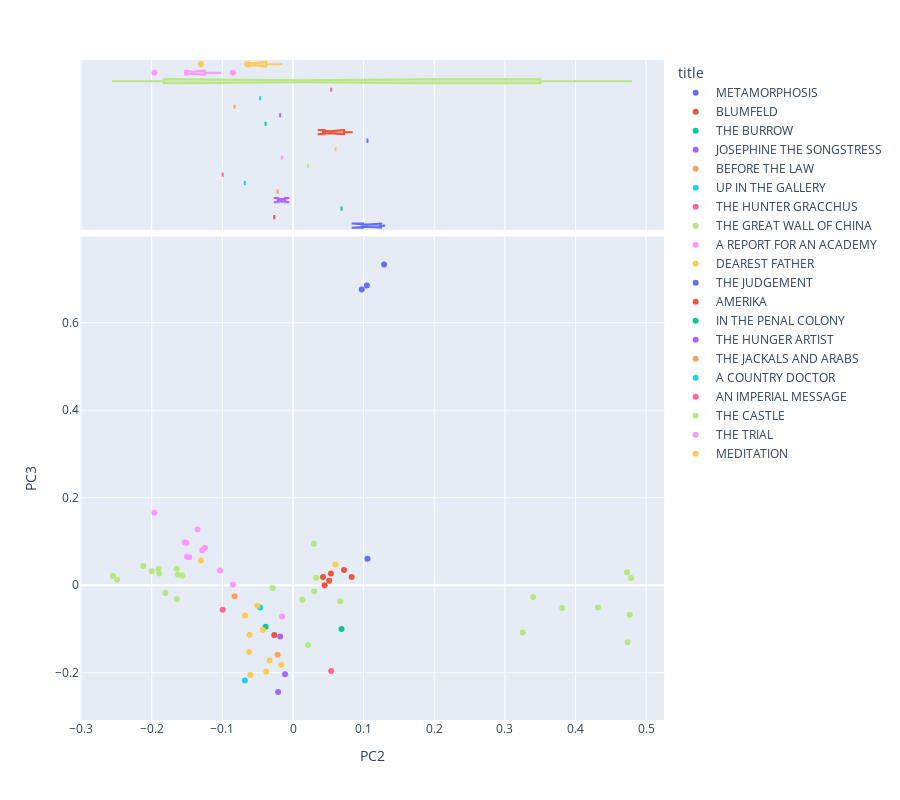

Source (notebook cell):
### Code cell
vis_pcs(DCM, 2, 3, label='title', hover_name= 'title')

### Figure 1 — Plotly figure (JSON) as saved in the notebook; plotly's stock layout.template omitted (floating-point values rounded to 4 significant figures)
{"data": [{"hovertemplate": "<b>%{hovertext}</b><br><br>title=METAMORPHOSIS<br>PC2=%{x}<br>PC3=%{y}<extra></extra>", "hovertext": ["METAMORPHOSIS", "METAMORPHOSIS", "METAMORPHOSIS"], "legendgroup": "METAMORPHOSIS", "marker": {"color": "#636efa", "symbol": "circle"}, "mode": "markers", "name": "METAMORPHOSIS", "orientation": "v", "showlegend": true, "type": "scatter", "x": [0.09735, 0.1289, 0.1046], "xaxis": "x", "y": [0.6759, 0.7334, 0.6852], "yaxis": "y"}, {"alignmentgroup": "True", "hovertemplate": "<b>%{hovertext}</b><br><br>title=METAMORPHOSIS<br>PC2=%{x}<extra></extra>", "hovertext": ["METAMORPHOSIS", "METAMORPHOSIS", "METAMORPHOSIS"], "legendgroup": "METAMORPHOSIS", "marker": {"color": "#636efa", "symbol": "circle"}, "name": "METAMORPHOSIS", "notched": true, "offsetgroup": "METAMORPHOSIS", "showlegend": false, "type": "box", "x": [0.09735, 0.1289, 0.1046], "xaxis": "x2", "yaxis": "y2"}, {"hovertemplate": "<b>%{hovertext}</b><br><br>title=BLUMFELD<br>PC2=%{x}<br>PC3=%{y}<extra></extra>", "hovertext": ["BLUMFELD"], "legendgroup": "BLUMFELD", "marker": {"color": "#EF553B", "symbol": "circle"}, "mode": "markers", "name": "BLUMFELD", "orientation": "v", "showlegend": true, "type": "scatter", "x": [-0.0265], "xaxis": "x", "y": [-0.1138], "yaxis": "y"}, {"alignmentgroup": "True", "hovertemplate": "<b>%{hovertext}</b><br><br>title=BLUMFELD<br>PC2=%{x}<extra></extra>", "hovertext": ["BLUMFELD"], "legendgroup": "BLUMFELD", "marker": {"color": "#EF553B", "symbol": "circle"}, "name": "BLUMFELD", "notched": true, "offsetgroup": "BLUMFELD", "showlegend": false, "type": "box", "x": [-0.0265], "xaxis": "x2", "yaxis": "y2"}, {"hovertemplate": "<b>%{hovertext}</b><br><br>title=THE BURROW<br>PC2=%{x}<br>PC3=%{y}<extra></extra>", "hovertext": ["THE BURROW"], "legendgroup": "THE BURROW", "marker": {"color": "#00cc96", "symbol": "circle"}, "mode": "markers", "name": "THE BURROW", "orientation": "v", "showlegend": true, "type": "scatter", "x": [0.0687], "xaxis": "x", "y": [-0.1], "yaxis": "y"}, {"alignmentgroup": "True", "hovertemplate": "<b>%{hovertext}</b><br><br>title=THE BURROW<br>PC2=%{x}<extra></extra>", "hovertext": ["THE BURROW"], "legendgroup": "THE BURROW", "marker": {"color": "#00cc96", "symbol": "circle"}, "name": "THE BURROW", "notched": true, "offsetgroup": "THE BURROW", "showlegend": false, "type": "box", "x": [0.0687], "xaxis": "x2", "yaxis": "y2"}, {"hovertemplate": "<b>%{hovertext}</b><br><br>title=JOSEPHINE THE SONGSTRESS<br>PC2=%{x}<br>PC3=%{y}<extra></extra>", "hovertext": ["JOSEPHINE THE SONGSTRESS", "JOSEPHINE THE SONGSTRESS"], "legendgroup": "JOSEPHINE THE SONGSTRESS", "marker": {"color": "#ab63fa", "symbol": "circle"}, "mode": "markers", "name": "JOSEPHINE THE SONGSTRESS", "orientation": "v", "showlegend": true, "type": "scatter", "x": [-0.01124, -0.02108], "xaxis": "x", "y": [-0.2037, -0.2442], "yaxis": "y"}, {"alignmentgroup": "True", "hovertemplate": "<b>%{hovertext}</b><br><br>title=JOSEPHINE THE SONGSTRESS<br>PC2=%{x}<extra></extra>", "hovertext": ["JOSEPHINE THE SONGSTRESS", "JOSEPHINE THE SONGSTRESS"], "legendgroup": "JOSEPHINE THE SONGSTRESS", "marker": {"color": "#ab63fa", "symbol": "circle"}, "name": "JOSEPHINE THE SONGSTRESS", "notched": true, "offsetgroup": "JOSEPHINE THE SONGSTRESS", "showlegend": false, "type": "box", "x": [-0.01124, -0.02108], "xaxis": "x2", "yaxis": "y2"}, {"hovertemplate": "<b>%{hovertext}</b><br><br>title=BEFORE THE LAW<br>PC2=%{x}<br>PC3=%{y}<extra></extra>", "hovertext": ["BEFORE THE LAW"], "legendgroup": "BEFORE THE LAW", "marker": {"color": "#FFA15A", "symbol": "circle"}, "mode": "markers", "name": "BEFORE THE LAW", "orientation": "v", "showlegend": true, "type": "scatter", "x": [-0.02176], "xaxis": "x", "y": [-0.1589], "yaxis": "y"}, {"alignmentgroup": "True", "hovertemplate": "<b>%{hovertext}</b><br><br>title=BEFORE THE LAW<br>PC2=%{x}<extra></extra>", "hovertext": ["BEFORE THE LAW"], "legendgroup": "BEFORE THE LAW", "marker": {"color": "#FFA15A", "symbol": "circle"}, "name": "BEFORE THE LAW", "notched": true, "offsetgroup": "BEFORE THE LAW", "showlegend": false, "type": "box", "x": [-0.02176], "xaxis": "x2", "yaxis": "y2"}, {"hovertemplate": "<b>%{hovertext}</b><br><br>title=UP IN THE GALLERY<br>PC2=%{x}<br>PC3=%{y}<extra></extra>", "hovertext": ["UP IN THE GALLERY"], "legendgroup": "UP IN THE GALLERY", "marker": {"color": "#19d3f3", "symbol": "circle"}, "mode": "markers", "name": "UP IN THE GALLERY", "orientation": "v", "showlegend": true, "type": "scatter", "x": [-0.06816], "xaxis": "x", "y": [-0.2178], "yaxis": "y"}, {"alignmentgroup": "True", "hovertemplate": "<b>%{hovertext}</b><br><br>title=UP IN THE GALLERY<br>PC2=%{x}<extra></extra>", "hovertext": ["UP IN THE GALLERY"], "legendgroup": "UP IN THE GALLERY", "marker": {"color": "#19d3f3", "symbol": "circle"}, "name": "UP IN THE GALLERY", "notched": true, "offsetgroup": "UP IN THE GALLERY", "showlegend": false, "type": "box", "x": [-0.06816], "xaxis": "x2", "yaxis": "y2"}, {"hovertemplate": "<b>%{hovertext}</b><br><br>title=THE HUNTER GRACCHUS<br>PC2=%{x}<br>PC3=%{y}<extra></extra>", "hovertext": ["THE HUNTER GRACCHUS"], "legendgroup": "THE HUNTER GRACCHUS", "marker": {"color": "#FF6692", "symbol": "circle"}, "mode": "markers", "name": "THE HUNTER GRACCHUS", "orientation": "v", "showlegend": true, "type": "scatter", "x": [-0.09961], "xaxis": "x", "y": [-0.05617], "yaxis": "y"}, {"alignmentgroup": "True", "hovertemplate": "<b>%{hovertext}</b><br><br>title=THE HUNTER GRACCHUS<br>PC2=%{x}<extra></extra>", "hovertext": ["THE HUNTER GRACCHUS"], "legendgroup": "THE HUNTER GRACCHUS", "marker": {"color": "#FF6692", "symbol": "circle"}, "name": "THE HUNTER GRACCHUS", "notched": true, "offsetgroup": "THE HUNTER GRACCHUS", "showlegend": false, "type": "box", "x": [-0.09961], "xaxis": "x2", "yaxis": "y2"}, {"hovertemplate": "<b>%{hovertext}</b><br><br>title=THE GREAT WALL OF CHINA<br>PC2=%{x}<br>PC3=%{y}<extra></extra>", "hovertext": ["THE GREAT WALL OF CHINA"], "legendgroup": "THE GREAT WALL OF CHINA", "marker": {"color": "#B6E880", "symbol": "circle"}, "mode": "markers", "name": "THE GREAT WALL OF CHINA", "orientation": "v", "showlegend": true, "type": "scatter", "x": [0.02128], "xaxis": "x", "y": [-0.1364], "yaxis": "y"}, {"alignmentgroup": "True", "hovertemplate": "<b>%{hovertext}</b><br><br>title=THE GREAT WALL OF CHINA<br>PC2=%{x}<extra></extra>", "hovertext": ["THE GREAT WALL OF CHINA"], "legendgroup": "THE GREAT WALL OF CHINA", "marker": {"color": "#B6E880", "symbol": "circle"}, "name": "THE GREAT WALL OF CHINA", "notched": true, "offsetgroup": "THE GREAT WALL OF CHINA", "showlegend": false, "type": "box", "x": [0.02128], "xaxis": "x2", "yaxis": "y2"}, {"hovertemplate": "<b>%{hovertext}</b><br><br>title=A REPORT FOR AN ACADEMY<br>PC2=%{x}<br>PC3=%{y}<extra></extra>", "hovertext": ["A REPORT FOR AN ACADEMY"], "legendgroup": "A REPORT FOR AN ACADEMY", "marker": {"color": "#FF97FF", "symbol": "circle"}, "mode": "markers", "name": "A REPORT FOR AN ACADEMY", "orientation": "v", "showlegend": true, "type": "scatter", "x": [-0.01549], "xaxis": "x", "y": [-0.07121], "yaxis": "y"}, {"alignmentgroup": "True", "hovertemplate": "<b>%{hovertext}</b><br><br>title=A REPORT FOR AN ACADEMY<br>PC2=%{x}<extra></extra>", "hovertext": ["A REPORT FOR AN ACADEMY"], "legendgroup": "A REPORT FOR AN ACADEMY", "marker": {"color": "#FF97FF", "symbol": "circle"}, "name": "A REPORT FOR AN ACADEMY", "notched": true, "offsetgroup": "A REPORT FOR AN ACADEMY", "showlegend": false, "type": "box", "x": [-0.01549], "xaxis": "x2", "yaxis": "y2"}, {"hovertemplate": "<b>%{hovertext}</b><br><br>title=DEAREST FATHER<br>PC2=%{x}<br>PC3=%{y}<extra></extra>", "hovertext": ["DEAREST FATHER"], "legendgroup": "DEAREST FATHER", "marker": {"color": "#FECB52", "symbol": "circle"}, "mode": "markers", "name": "DEAREST FATHER", "orientation": "v", "showlegend": true, "type": "scatter", "x": [0.06018], "xaxis": "x", "y": [0.04769], "yaxis": "y"}, {"alignmentgroup": "True", "hovertemplate": "<b>%{hovertext}</b><br><br>title=DEAREST FATHER<br>PC2=%{x}<extra></extra>", "hovertext": ["DEAREST FATHER"], "legendgroup": "DEAREST FATHER", "marker": {"color": "#FECB52", "symbol": "circle"}, "name": "DEAREST FATHER", "notched": true, "offsetgroup": "DEAREST FATHER", "showlegend": false, "type": "box", "x": [0.06018], "xaxis": "x2", "yaxis": "y2"}, {"hovertemplate": "<b>%{hovertext}</b><br><br>title=THE JUDGEMENT<br>PC2=%{x}<br>PC3=%{y}<extra></extra>", "hovertext": ["THE JUDGEMENT"], "legendgroup": "THE JUDGEMENT", "marker": {"color": "#636efa", "symbol": "circle"}, "mode": "markers", "name": "THE JUDGEMENT", "orientation": "v", "showlegend": true, "type": "scatter", "x": [0.1054], "xaxis": "x", "y": [0.06083], "yaxis": "y"}, {"alignmentgroup": "True", "hovertemplate": "<b>%{hovertext}</b><br><br>title=THE JUDGEMENT<br>PC2=%{x}<extra></extra>", "hovertext": ["THE JUDGEMENT"], "legendgroup": "THE JUDGEMENT", "marker": {"color": "#636efa", "symbol": "circle"}, "name": "THE JUDGEMENT", "notched": true, "offsetgroup": "THE JUDGEMENT", "showlegend": false, "type": "box", "x": [0.1054], "xaxis": "x2", "yaxis": "y2"}, {"hovertemplate": "<b>%{hovertext}</b><br><br>title=AMERIKA<br>PC2=%{x}<br>PC3=%{y}<extra></extra>", "hovertext": ["AMERIKA", "AMERIKA", "AMERIKA", "AMERIKA", "AMERIKA", "AMERIKA"], "legendgroup": "AMERIKA", "marker": {"color": "#EF553B", "symbol": "circle"}, "mode": "markers", "name": "AMERIKA", "orientation": "v", "showlegend": true, "type": "scatter", "x": [0.05127, 0.04477, 0.0425, 0.08312, 0.07219, 0.05373], "xaxis": "x", "y": [0.01032, -0.0001541, 0.01879, 0.01874, 0.03496, 0.02663], "yaxis": "y"}, {"alignmentgroup": "True", "hovertemplate": "<b>%{hovertext}</b><br><br>title=AMERIKA<br>PC2=%{x}<extra></extra>", "hovertext": ["AMERIKA", "AMERIKA", "AMERIKA", "AMERIKA", "AMERIKA", "AMERIKA"], "legendgroup": "AMERIKA", "marker": {"color": "#EF553B", "symbol": "circle"}, "name": "AMERIKA", "notched": true, "offsetgroup": "AMERIKA", "showlegend": false, "type": "box", "x": [0.05127, 0.04477, 0.0425, 0.08312, 0.07219, 0.05373], "xaxis": "x2", "yaxis": "y2"}, {"hovertemplate": "<b>%{hovertext}</b><br><br>title=IN THE PENAL COLONY<br>PC2=%{x}<br>PC3=%{y}<extra></extra>", "hovertext": ["IN THE PENAL COLONY"], "legendgroup": "IN THE PENAL COLONY", "marker": {"color": "#00cc96", "symbol": "circle"}, "mode": "markers", "name": "IN THE PENAL COLONY", "orientation": "v", "showlegend": true, "type": "scatter", "x": [-0.03878], "xaxis": "x", "y": [-0.09511], "yaxis": "y"}, {"alignmentgroup": "True", "hovertemplate": "<b>%{hovertext}</b><br><br>title=IN THE PENAL COLONY<br>PC2=%{x}<extra></extra>", "hovertext": ["IN THE PENAL COLONY"], "legendgroup": "IN THE PENAL COLONY", "marker": {"color": "#00cc96", "symbol": "circle"}, "name": "IN THE PENAL COLONY", "notched": true, "offsetgroup": "IN THE PENAL COLONY", "showlegend": false, "type": "box", "x": [-0.03878], "xaxis": "x2", "yaxis": "y2"}, {"hovertemplate": "<b>%{hovertext}</b><br><br>title=THE HUNGER ARTIST<br>PC2=%{x}<br>PC3=%{y}<extra></extra>", "hovertext": ["THE HUNGER ARTIST"], "legendgroup": "THE HUNGER ARTIST", "marker": {"color": "#ab63fa", "symbol": "circle"}, "mode": "markers", "name": "THE HUNGER ARTIST", "orientation": "v", "showlegend": true, "type": "scatter", "x": [-0.01819], "xaxis": "x", "y": [-0.1173], "yaxis": "y"}, {"alignmentgroup": "True", "hovertemplate": "<b>%{hovertext}</b><br><br>title=THE HUNGER ARTIST<br>PC2=%{x}<extra></extra>", "hovertext": ["THE HUNGER ARTIST"], "legendgroup": "THE HUNGER ARTIST", "marker": {"color": "#ab63fa", "symbol": "circle"}, "name": "THE HUNGER ARTIST", "notched": true, "offsetgroup": "THE HUNGER ARTIST", "showlegend": false, "type": "box", "x": [-0.01819], "xaxis": "x2", "yaxis": "y2"}, {"hovertemplate": "<b>%{hovertext}</b><br><br>title=THE JACKALS AND ARABS<br>PC2=%{x}<br>PC3=%{y}<extra></extra>", "hovertext": ["THE JACKALS AND ARABS"], "legendgroup": "THE JACKALS AND ARABS", "marker": {"color": "#FFA15A", "symbol": "circle"}, "mode": "markers", "name": "THE JACKALS AND ARABS", "orientation": "v", "showlegend": true, "type": "scatter", "x": [-0.08274], "xaxis": "x", "y": [-0.02511], "yaxis": "y"}, {"alignmentgroup": "True", "hovertemplate": "<b>%{hovertext}</b><br><br>title=THE JACKALS AND ARABS<br>PC2=%{x}<extra></extra>", "hovertext": ["THE JACKALS AND ARABS"], "legendgroup": "THE JACKALS AND ARABS", "marker": {"color": "#FFA15A", "symbol": "circle"}, "name": "THE JACKALS AND ARABS", "notched": true, "offsetgroup": "THE JACKALS AND ARABS", "showlegend": false, "type": "box", "x": [-0.08274], "xaxis": "x2", "yaxis": "y2"}, {"hovertemplate": "<b>%{hovertext}</b><br><br>title=A COUNTRY DOCTOR<br>PC2=%{x}<br>PC3=%{y}<extra></extra>", "hovertext": ["A COUNTRY DOCTOR"], "legendgroup": "A COUNTRY DOCTOR", "marker": {"color": "#19d3f3", "symbol": "circle"}, "mode": "markers", "name": "A COUNTRY DOCTOR", "orientation": "v", "showlegend": true, "type": "scatter", "x": [-0.0465], "xaxis": "x", "y": [-0.05096], "yaxis": "y"}, {"alignmentgroup": "True", "hovertemplate": "<b>%{hovertext}</b><br><br>title=A COUNTRY DOCTOR<br>PC2=%{x}<extra></extra>", "hovertext": ["A COUNTRY DOCTOR"], "legendgroup": "A COUNTRY DOCTOR", "marker": {"color": "#19d3f3", "symbol": "circle"}, "name": "A COUNTRY DOCTOR", "notched": true, "offsetgroup": "A COUNTRY DOCTOR", "showlegend": false, "type": "box", "x": [-0.0465], "xaxis": "x2", "yaxis": "y2"}, {"hovertemplate": "<b>%{hovertext}</b><br><br>title=AN IMPERIAL MESSAGE<br>PC2=%{x}<br>PC3=%{y}<extra></extra>", "hovertext": ["AN IMPERIAL MESSAGE"], "legendgroup": "AN IMPERIAL MESSAGE", "marker": {"color": "#FF6692", "symbol": "circle"}, "mode": "markers", "name": "AN IMPERIAL MESSAGE", "orientation": "v", "showlegend": true, "type": "scatter", "x": [0.05398], "xaxis": "x", "y": [-0.196], "yaxis": "y"}, {"alignmentgroup": "True", "hovertemplate": "<b>%{hovertext}</b><br><br>title=AN IMPERIAL MESSAGE<br>PC2=%{x}<extra></extra>", "hovertext": ["AN IMPERIAL MESSAGE"], "legendgroup": "AN IMPERIAL MESSAGE", "marker": {"color": "#FF6692", "symbol": "circle"}, "name": "AN IMPERIAL MESSAGE", "notched": true, "offsetgroup": "AN IMPERIAL MESSAGE", "showlegend": false, "type": "box", "x": [0.05398], "xaxis": "x2", "yaxis": "y2"}, {"hovertemplate": "<b>%{hovertext}</b><br><br>title=THE CASTLE<br>PC2=%{x}<br>PC3=%{y}<extra></extra>", "hovertext": ["THE CASTLE", "THE CASTLE", "THE CASTLE", "THE CASTLE", "THE CASTLE", "THE CASTLE", "THE CASTLE", "THE CASTLE", "THE CASTLE", "THE CASTLE", "THE CASTLE", "THE CASTLE", "THE CASTLE", "THE CASTLE", "THE CASTLE", "THE CASTLE", "THE CASTLE", "THE CASTLE", "THE CASTLE", "THE CASTLE", "THE CASTLE", "THE CASTLE", "THE CASTLE", "THE CASTLE", "THE CASTLE"], "legendgroup": "THE CASTLE", "marker": {"color": "#B6E880", "symbol": "circle"}, "mode": "markers", "name": "THE CASTLE", "orientation": "v", "showlegend": true, "type": "scatter", "x": [0.03273, 0.3401, -0.2121, -0.2491, 0.0668, -0.1904, -0.2001, -0.1629, -0.1643, 0.3253, -0.1562, -0.2549, 0.02958, -0.1895, 0.3811, 0.4737, 0.4316, 0.4786, 0.473, 0.4768, 0.03007, -0.1648, 0.01318, -0.0288, -0.1807], "xaxis": "x", "y": [0.01736, -0.02709, 0.04392, 0.0125, -0.03679, 0.03732, 0.03205, 0.0238, -0.03169, -0.1081, 0.02238, 0.02102, 0.09496, 0.02704, -0.052, -0.1301, -0.05094, 0.01637, 0.02943, -0.06746, -0.01385, 0.03747, -0.03328, -0.006582, -0.01771], "yaxis": "y"}, {"alignmentgroup": "True", "hovertemplate": "<b>%{hovertext}</b><br><br>title=THE CASTLE<br>PC2=%{x}<extra></extra>", "hovertext": ["THE CASTLE", "THE CASTLE", "THE CASTLE", "THE CASTLE", "THE CASTLE", "THE CASTLE", "THE CASTLE", "THE CASTLE", "THE CASTLE", "THE CASTLE", "THE CASTLE", "THE CASTLE", "THE CASTLE", "THE CASTLE", "THE CASTLE", "THE CASTLE", "THE CASTLE", "THE CASTLE", "THE CASTLE", "THE CASTLE", "THE CASTLE", "THE CASTLE", "THE CASTLE", "THE CASTLE", "THE CASTLE"], "legendgroup": "THE CASTLE", "marker": {"color": "#B6E880", "symbol": "circle"}, "name": "THE CASTLE", "notched": true, "offsetgroup": "THE CASTLE", "showlegend": false, "type": "box", "x": [0.03273, 0.3401, -0.2121, -0.2491, 0.0668, -0.1904, -0.2001, -0.1629, -0.1643, 0.3253, -0.1562, -0.2549, 0.02958, -0.1895, 0.3811, 0.4737, 0.4316, 0.4786, 0.473, 0.4768, 0.03007, -0.1648, 0.01318, -0.0288, -0.1807], "xaxis": "x2", "yaxis": "y2"}, {"hovertemplate": "<b>%{hovertext}</b><br><br>title=THE TRIAL<br>PC2=%{x}<br>PC3=%{y}<extra></extra>", "hovertext": ["THE TRIAL", "THE TRIAL", "THE TRIAL", "THE TRIAL", "THE TRIAL", "THE TRIAL", "THE TRIAL", "THE TRIAL", "THE TRIAL", "THE TRIAL"], "legendgroup": "THE TRIAL", "marker": {"color": "#FF97FF", "symbol": "circle"}, "mode": "markers", "name": "THE TRIAL", "orientation": "v", "showlegend": true, "type": "scatter", "x": [-0.1963, -0.1352, -0.153, -0.1501, -0.1032, -0.1506, -0.1248, -0.1468, -0.08499, -0.1285], "xaxis": "x", "y": [0.1659, 0.1273, 0.09805, 0.06521, 0.03384, 0.09665, 0.08514, 0.06391, 0.001954, 0.08026], "yaxis": "y"}, {"alignmentgroup": "True", "hovertemplate": "<b>%{hovertext}</b><br><br>title=THE TRIAL<br>PC2=%{x}<extra></extra>", "hovertext": ["THE TRIAL", "THE TRIAL", "THE TRIAL", "THE TRIAL", "THE TRIAL", "THE TRIAL", "THE TRIAL", "THE TRIAL", "THE TRIAL", "THE TRIAL"], "legendgroup": "THE TRIAL", "marker": {"color": "#FF97FF", "symbol": "circle"}, "name": "THE TRIAL", "notched": true, "offsetgroup": "THE TRIAL", "showlegend": false, "type": "box", "x": [-0.1963, -0.1352, -0.153, -0.1501, -0.1032, -0.1506, -0.1248, -0.1468, -0.08499, -0.1285], "xaxis": "x2", "yaxis": "y2"}, {"hovertemplate": "<b>%{hovertext}</b><br><br>title=MEDITATION<br>PC2=%{x}<br>PC3=%{y}<extra></extra>", "hovertext": ["MEDITATION", "MEDITATION", "MEDITATION", "MEDITATION", "MEDITATION", "MEDITATION", "MEDITATION", "MEDITATION", "MEDITATION", "MEDITATION"], "legendgroup": "MEDITATION", "marker": {"color": "#FECB52", "symbol": "circle"}, "mode": "markers", "name": "MEDITATION", "orientation": "v", "showlegend": true, "type": "scatter", "x": [-0.06796, -0.05045, -0.06215, -0.04281, -0.06158, -0.01659, -0.03313, -0.03785, -0.06047, -0.1305], "xaxis": "x", "y": [-0.06901, -0.04712, -0.1527, -0.1022, -0.113, -0.1818, -0.1718, -0.198, -0.205, 0.05683], "yaxis": "y"}, {"alignmentgroup": "True", "hovertemplate": "<b>%{hovertext}</b><br><br>title=MEDITATION<br>PC2=%{x}<extra></extra>", "hovertext": ["MEDITATION", "MEDITATION", "MEDITATION", "MEDITATION", "MEDITATION", "MEDITATION", "MEDITATION", "MEDITATION", "MEDITATION", "MEDITATION"], "legendgroup": "MEDITATION", "marker": {"color": "#FECB52", "symbol": "circle"}, "name": "MEDITATION", "notched": true, "offsetgroup": "MEDITATION", "showlegend": false, "type": "box", "x": [-0.06796, -0.05045, -0.06215, -0.04281, -0.06158, -0.01659, -0.03313, -0.03785, -0.06047, -0.1305], "xaxis": "x2", "yaxis": "y2"}], "layout": {"height": 800, "legend": {"title": {"text": "title"}, "tracegroupgap": 0}, "margin": {"t": 60}, "xaxis": {"anchor": "y", "domain": [0, 1], "title": {"text": "PC2"}}, "xaxis2": {"anchor": "y2", "domain": [0, 1], "matches": "x", "showgrid": true, "showticklabels": false}, "yaxis": {"anchor": "x", "domain": [0, 0.7326], "title": {"text": "PC3"}}, "yaxis2": {"anchor": "x2", "domain": [0.7426, 1], "matches": "y2", "showgrid": false, "showline": false, "showticklabels": false, "ticks": ""}}}
